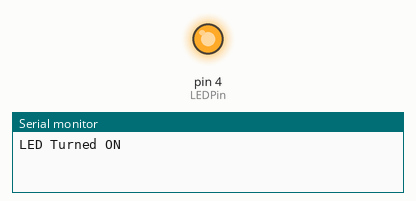
Simulated run of this sketch. Board: Arduino Uno, built with avr-gcc and run on an emulated ATmega328P. On the bench: output pins drawn as LEDs (lit = HIGH), the last lines printed to the serial monitor.

Above: at 5.0 s.
At 11.0 s:
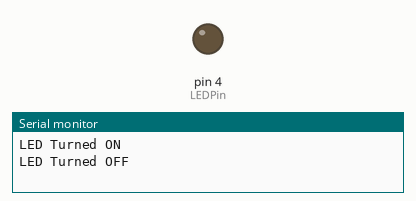
Timing chart, 0 to 15.6 s (numbered marks = the images above):
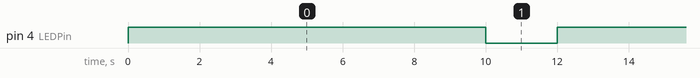

The sketch:

Project_2.ino
```cpp
/*
Keyes 37 in 1 Sensor Kit Upgraded Version
Project 2
7 Color flashing LED
By keyes
*/
const int LEDPin = 4; // select a digital pin for the LED
//  Initialization
void setup()
{
  pinMode (LEDPin, OUTPUT);
  Serial.begin (9600);      // Set output window comm rate
}
void loop()
{
  // Turn the LED on for 10 seconds and then off for 2
  Serial.println ("LED Turned ON");
  digitalWrite (LEDPin, HIGH);
  delay(10000);
  Serial.println ("LED Turned OFF");
  digitalWrite (LEDPin, LOW);
  delay(2000);
}
```

Measured:
- by itself, pin 4 (LEDPin): alternates HIGH for 10.0 s and LOW for 2.0 s
